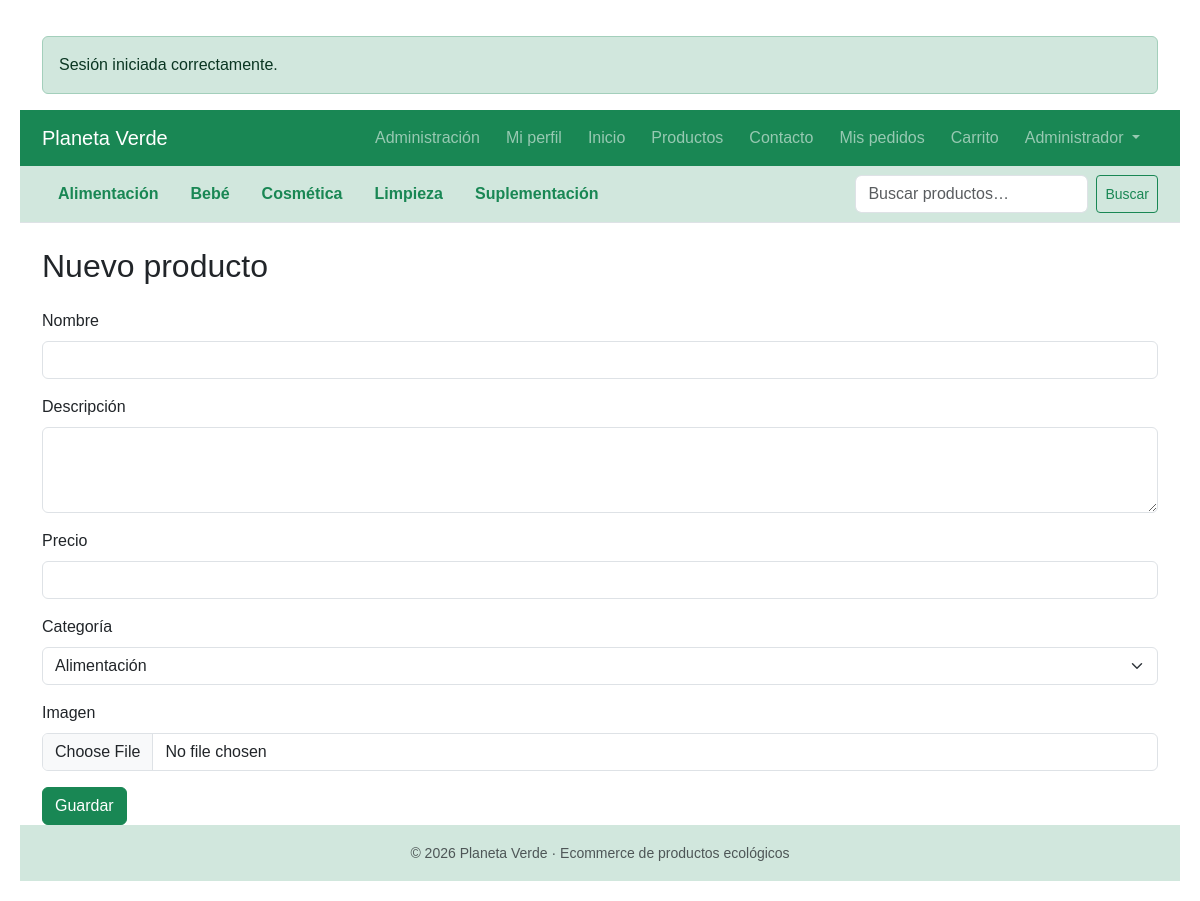
The app's page /index.php?controller=producto&action=crear (signed in) with its own data.
### tables this page shows
CREATE TABLE `categorias` (
  `id_categoria` int(11) NOT NULL,
  `nombre` varchar(100) NOT NULL,
  `descripcion` varchar(255) DEFAULT NULL,
  `activo` tinyint(1) NOT NULL DEFAULT 1
);

### controllers/ProductoController.php (called while the page is built, shortened)
<?php
require_once __DIR__ . '/../models/Categoria.php';
require_once __DIR__ . '/../config/auth.php';
class ProductoController
{
    public function crear()
    {
        $categorias = Categoria::getAllActivas();
        require_once __DIR__ . '/../views/admin/producto_crear.php';
    }
}

### index.php (called while the page is built, shortened)
<?php
$action     = $_GET['action'] ?? 'index';
$controllerObject = new $controllerName();
$controllerObject->$action();

### config/auth.php (called while the page is built, shortened)
<?php
function usuarioLogueado() {
    return isset($_SESSION['usuario']);
}
function esEmpleado() {
    return usuarioLogueado() && in_array($_SESSION['usuario']['rol'], ['empleado','admin']);
}

### models/Categoria.php (called while the page is built, shortened)
<?php
class Categoria
{
    public static function getAllActivas()
    {
        $pdo = get_conexion();
        $sql = "
            SELECT
                id_categoria,
                nombre
            FROM categorias
            WHERE activo = 1
            ORDER BY nombre
        ";
        $stmt = $pdo->prepare($sql);
        $stmt->execute();
        return $stmt->fetchAll(PDO::FETCH_ASSOC);
    }
}

### views/admin/producto_crear.php (the view)
<?php require_once __DIR__ . '/../partials/header.php'; ?>
<?php require_once __DIR__ . '/../partials/navbar.php'; ?>
<main class="container">
    <h2 class= "my-4">Nuevo producto</h2>
    <form method="post"
        enctype="multipart/form-data"
        action="index.php?controller=producto&action=guardar">
        <div class="mb-3">
            <label class="form-label">Nombre</label>
            <input type="text" name="nombre" class="form-control" required>
        </div>
        <div class="mb-3">
            <label class="form-label">Descripción</label>
            <textarea name="descripcion"
                class="form-control"
                rows="3"
                required></textarea>
        </div>
        <div class="mb-3">
            <label class="form-label">Precio</label>
            <input type="number" step="0.01" name="precio" class="form-control" required>
        </div>
        <div class="mb-3">
            <label class="form-label">Categoría</label>
            <select name="id_categoria" class="form-select" required>
                <?php foreach ($categorias as $cat): ?>
                    <option value="<?= $cat['id_categoria'] ?>">
                        <?= htmlspecialchars($cat['nombre']) ?>
                    </option>
                <?php endforeach; ?>
            </select>
        </div>
        <div class="mb-3">
            <label class="form-label">Imagen</label>
            <input type="file" name="imagen" class="form-control">
        </div>
        <button class="btn btn-success">Guardar</button>
    </form>
</main>
<?php require_once __DIR__ . '/../partials/footer.php'; ?>

### views/partials/navbar.php (shortened to what this page needs)
<?php
require_once __DIR__ . '/../../config/auth.php';
?>
<nav class="navbar navbar-expand-lg navbar-dark bg-success">
    <div class="container">
        <a class="navbar-brand" href="index.php?controller=home&action=index">
            Planeta Verde
        </a>
        <div class="collapse navbar-collapse" id="menu">
            <ul class="navbar-nav ms-auto">
                <?php if (esEmpleado()): ?>
                    <li class="nav-item">
                        <a class="nav-link"
                            href="index.php?controller=admin&action=index">
                            Administración
                        </a>
                    </li>
                <?php endif; ?>
                <?php if (isset($_SESSION['usuario'])): ?>
                    <a href="index.php?controller=usuario&action=perfil" class="nav-link">
                        Mi perfil
                    </a>
                <?php endif; ?>
                <li class="nav-item">
                    <a class="nav-link"
                        href="index.php?controller=home&action=index">
                        Inicio
                    </a>
                </li>
                <li class="nav-item">
                    <a class="nav-link"
                        href="index.php?controller=producto&action=index">
                        Productos
                    </a>
                </li>
                <li class="nav-item">
                    <a class="nav-link"
                        href="index.php?controller=contacto&action=index">
                        Contacto
                    </a>
                </li>
                <?php if (isset($_SESSION['usuario'])): ?>
                    <li class="nav-item">
                        <a class="nav-link"
                            href="index.php?controller=cliente&action=pedidos">
                            Mis pedidos
                        </a>
                    </li>
                <?php endif; ?>
                <li class="nav-item">
                    <a class="nav-link"
                        href="index.php?controller=carrito&action=index">
                        Carrito
                    </a>
                </li>
                <?php if (isset($_SESSION['usuario'])): ?>
                    <li class="nav-item dropdown">
                        <a class="nav-link dropdown-toggle"
                            href="#"
                            role="button"
                            data-bs-toggle="dropdown">
                            <?= htmlspecialchars($_SESSION['usuario']['nombre']) ?>
                        </a>
                    </li>
                <?php endif; ?>
            </ul>
        </div>
    </div>
</nav>
<?php if (!empty($categorias)): ?>
    <div class="bg-success-subtle border-bottom">
        <div class="container">
            <div class="d-flex justify-content-between align-items-center py-2">
                <ul class="nav">
                    <?php foreach ($categorias as $categoria): ?>
                        <?php
                        $activa = ($idCategoria ?? null) == $categoria['id_categoria'];
                        ?>
                        <li class="nav-item">
                            <a class="nav-link fw-semibold
                   <?= $activa ? 'text-white bg-success rounded px-2' : 'text-success' ?>"
                                href="index.php?controller=producto&action=index&id_categoria=<?= $categoria['id_categoria'] ?>">
                                <?= htmlspecialchars($categoria['nombre']) ?>
                            </a>
                        </li>
                    <?php endforeach; ?>
                </ul>
                <form method="get"
                    action="index.php"
                    class="d-flex"
                    role="search">
                    <input class="form-control form-control-xl me-2"
                        type="search"
                        name="q"
                        placeholder="Buscar productos…"
                        value="<?= htmlspecialchars($_GET['q'] ?? '') ?>">
                    <button class="btn btn-outline-success btn-sm">
                        Buscar
                    </button>
                </form>
            </div>
        </div>
    </div>
<?php endif; ?>

### public/css/estilos.css (style rules this page uses)
body { font-family: Arial, sans-serif; margin: 20px; }
nav a { margin-right: 10px; }

### records on screen
categorias: nombre "Alimentación"
categorias: nombre "Bebé"
categorias: nombre "Cosmética"
categorias: nombre "Limpieza"
categorias: nombre "Suplementación"

### other values on screen
$flash['mensaje'] "Sesión iniciada correctamente."
$_SESSION['usuario']['nombre'] "Administrador"
form field id_categoria "Alimentación"
